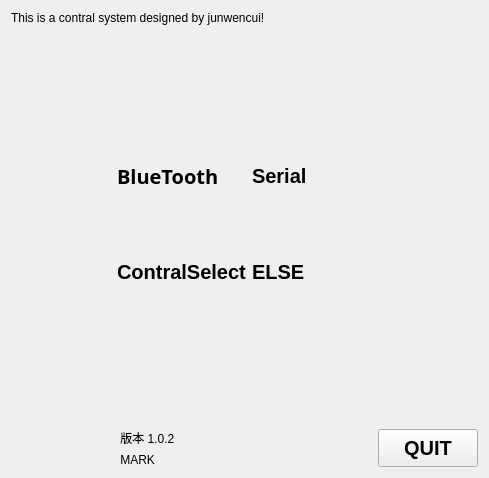
      <widget class="QWidget" name="Start">
       <attribute name="title">
        <string>Start</string>
       </attribute>
       <layout class="QHBoxLayout" name="horizontalLayout_6">
        <item>
         <layout class="QGridLayout" name="gridLayout">
          <item row="4" column="1">
           <spacer name="verticalSpacer_3">
            <property name="orientation">
             <enum>Qt::Vertical</enum>
            </property>
            <property name="sizeType">
             <enum>QSizePolicy::Expanding</enum>
            </property>
            <property name="sizeHint" stdset="0">
             <size>
              <width>20</width>
              <height>100</height>
             </size>
            </property>
           </spacer>
          </item>
          <item row="2" column="3">
           <spacer name="horizontalSpacer_3">
            <property name="orientation">
             <enum>Qt::Horizontal</enum>
            </property>
            <property name="sizeType">
             <enum>QSizePolicy::Expanding</enum>
            </property>
            <property name="sizeHint" stdset="0">
             <size>
              <width>100</width>
              <height>20</height>
             </size>
            </property>
           </spacer>
          </item>
          <item row="3" column="1">
           <widget class="QLabel" name="label_tab3">
            <property name="sizePolicy">
             <sizepolicy hsizetype="Expanding" vsizetype="Expanding">
              <horstretch>0</horstretch>
              <verstretch>0</verstretch>
             </sizepolicy>
            </property>
            <property name="minimumSize">
             <size>
              <width>120</width>
              <height>90</height>
             </size>
            </property>
            <property name="font">
             <font>
              <pointsize>15</pointsize>
              <weight>75</weight>
              <bold>true</bold>
             </font>
            </property>
            <property name="text">
             <string>ContralSelect</string>
            </property>
           </widget>
          </item>
          <item row="4" column="3">
           <widget class="QLabel" name="label_7">
            <property name="text">
             <string/>
            </property>
           </widget>
          </item>
          <item row="2" column="0">
           <spacer name="horizontalSpacer_2">
            <property name="orientation">
             <enum>Qt::Horizontal</enum>
            </property>
            <property name="sizeType">
             <enum>QSizePolicy::Expanding</enum>
            </property>
            <property name="sizeHint" stdset="0">
             <size>
              <width>100</width>
              <height>20</height>
             </size>
            </property>
           </spacer>
          </item>
          <item row="5" column="1" colspan="2">
           <widget class="QLabel" name="label_9">
            <property name="text">
             <string> 版本 1.0.2</string>
            </property>
           </widget>
          </item>
          <item row="3" column="2">
           <widget class="QLabel" name="label_tab4">
            <property name="sizePolicy">
             <sizepolicy hsizetype="Expanding" vsizetype="Expanding">
              <horstretch>0</horstretch>
              <verstretch>0</verstretch>
             </sizepolicy>
            </property>
            <property name="minimumSize">
             <size>
              <width>120</width>
              <height>90</height>
             </size>
            </property>
            <property name="font">
             <font>
              <pointsize>15</pointsize>
              <weight>75</weight>
              <bold>true</bold>
             </font>
            </property>
            <property name="text">
             <string>ELSE</string>
            </property>
           </widget>
          </item>
          <item row="2" column="1">
           <widget class="QLabel" name="label_tab1">
            <property name="sizePolicy">
             <sizepolicy hsizetype="Expanding" vsizetype="Expanding">
              <horstretch>0</horstretch>
              <verstretch>0</verstretch>
             </sizepolicy>
            </property>
            <property name="minimumSize">
             <size>
              <width>120</width>
              <height>90</height>
             </size>
            </property>
            <property name="font">
             <font>
              <family>BankGothic Lt BT</family>
              <pointsize>15</pointsize>
              <weight>75</weight>
              <bold>true</bold>
             </font>
            </property>
            <property name="text">
             <string>BlueTooth</string>
            </property>
           </widget>
          </item>
          <item row="1" column="1">
           <spacer name="verticalSpacer_2">
            <property name="orientation">
             <enum>Qt::Vertical</enum>
            </property>
            <property name="sizeType">
             <enum>QSizePolicy::Expanding</enum>
            </property>
            <property name="sizeHint" stdset="0">
             <size>
              <width>20</width>
              <height>100</height>
             </size>
            </property>
           </spacer>
          </item>
          <item row="6" column="1" colspan="2">
           <widget class="QLabel" name="label_12">
            <property name="text">
             <string> MARK</string>
            </property>
           </widget>
          </item>
          <item row="2" column="2">
           <widget class="QLabel" name="label_tab2">
            <property name="sizePolicy">
             <sizepolicy hsizetype="Expanding" vsizetype="Expanding">
              <horstretch>0</horstretch>
              <verstretch>0</verstretch>
             </sizepolicy>
            </property>
            <property name="minimumSize">
             <size>
              <width>120</width>
              <height>90</height>
             </size>
            </property>
            <property name="font">
             <font>
              <pointsize>15</pointsize>
              <weight>75</weight>
              <bold>true</bold>
             </font>
            </property>
            <property name="text">
             <string>Serial</string>
            </property>
           </widget>
          </item>
          <item row="0" column="0" colspan="3">
           <widget class="QLabel" name="label_8">
            <property name="minimumSize">
             <size>
              <width>30</width>
              <height>0</height>
             </size>
            </property>
            <property name="font">
             <font>
              <pointsize>9</pointsize>
             </font>
            </property>
            <property name="text">
             <string>This is a contral system designed by junwencui!</string>
            </property>
           </widget>
          </item>
          <item row="5" column="3" rowspan="2">
           <widget class="QPushButton" name="pushButton_2">
            <property name="sizePolicy">
             <sizepolicy hsizetype="Minimum" vsizetype="MinimumExpanding">
              <horstretch>0</horstretch>
              <verstretch>0</verstretch>
             </sizepolicy>
            </property>
            <property name="font">
             <font>
              <pointsize>15</pointsize>
              <weight>75</weight>
              <bold>true</bold>
             </font>
            </property>
            <property name="text">
             <string>QUIT</string>
            </property>
           </widget>
          </item>
         </layout>
        </item>
       </layout>
      </widget>
